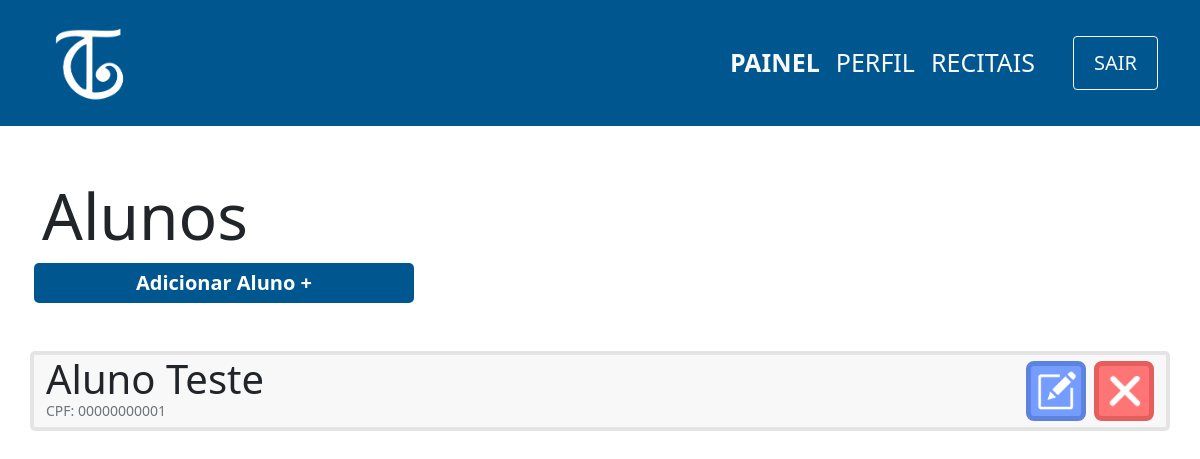
Page /view/aluno/index.php (signed in) on the earlier database version.
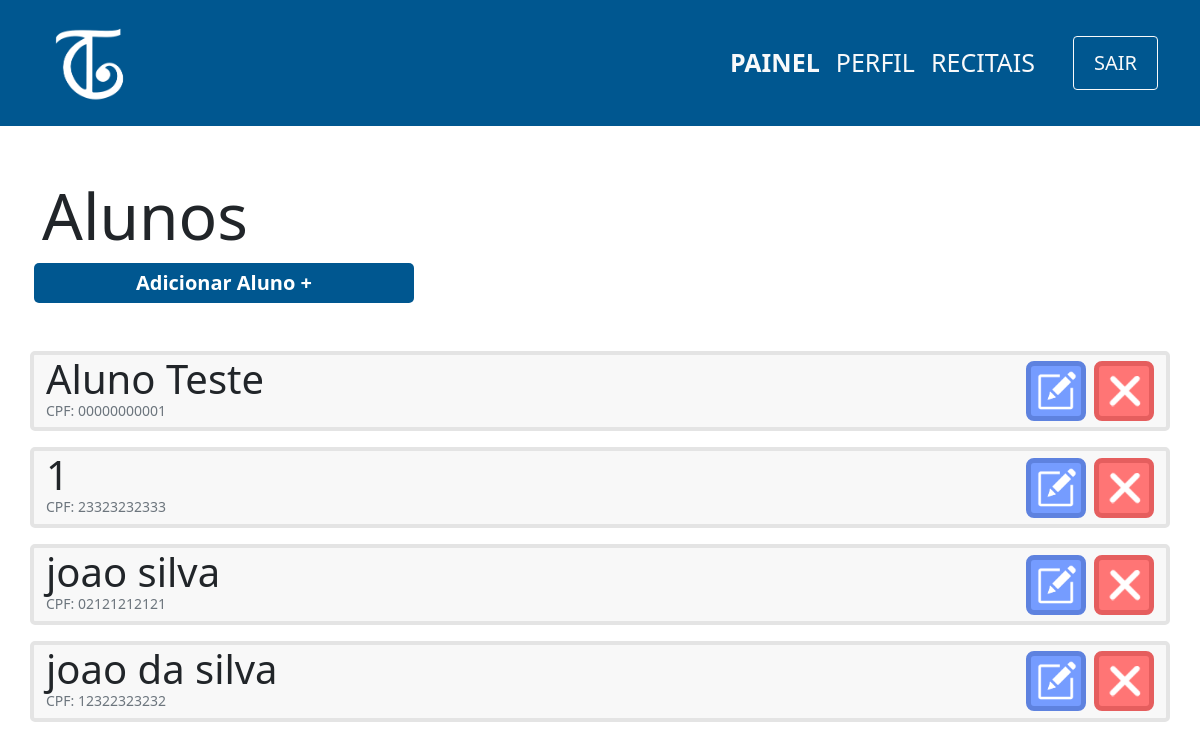
Same page on the later database version.
### tables this page shows
CREATE TABLE aluno(
                id INTEGER PRIMARY KEY,
                cpf varchar(11) not null,
                nome varchar(100) not null,
                username varchar(100) UNIQUE not null,
                responsavel varchar(100),
                data_nasc date not null,
                senha varchar(100) not null,
                email varchar(100) UNIQUE not null                    
            );

### controller/aluno/index.php (called while the page is built)
<?php
    require '../../db/connection.php';
    try {
        $sql=$db->prepare('SELECT nome,id,cpf FROM aluno');
        $sql->execute();
        $alunos=$sql->fetchAll(PDO::FETCH_ASSOC);
    } catch (PDOException $e) {
        echo 'Erro ao executar comando no banco de dados: ' . $e->getMessage();
        exit();
    }

### view/aluno/index.php (the view, shortened to what this page needs)
<?php
    include '../../layouts/navbar.php';
    include '../../controller/aluno/index.php';
?>
<div class="container">
    <div class="row mt-5">
        <h1 class="mt-1 display-3">Alunos</h1>
        <span class="btn-principal col-md-4 col-sm-12 mx-1 text-center mb-5">
            <a href="cadastro.php">Adicionar Aluno +</a>
        </span>
        <?php
            foreach($alunos as $aluno){
                echo'
                    <div class="col-12 card d-flex flex-row mb-3 justify-content-between">
                        <div class="d-flex flex-column">
                            <p class="m-0 display-6">'.$aluno['nome'].'
                            </p>
                            <p class="m-0 text-muted display-3 mb-2" style="font-size:14px">CPF:
                                '.$aluno['cpf'].'
                            </p>
                        </div>
                        <div class="d-flex align-items-center">
                            <button onclick="location.href=\'edit.php?id='.$aluno['id'].'\';" class="btn-editar mx-2">
                                <img src="../../images/edit-icon.png" width=40px>
                            </button>
                            <button onclick="location.href=\'../../controller/aluno/delete.php?id='.$aluno['id'].'\';" class="btn-remover">
                                <img src="../../images/delete-icon.png" width=40px>
                            </button>
                        </div>
                    </div>';
            }
        ?>
    </div>
</div>

### layouts/header.php (shortened to what this page needs)
<?php
    echo'   <!doctype html>
    <html lang="pt-br">
      <head>
        <meta charset="utf-8">
        <meta name="viewport" content="width=device-width, initial-scale=1">
        <link href="https://cdn.jsdelivr.net/npm/bootstrap@5.1.3/dist/css/bootstrap.min.css" rel="stylesheet">
        <script src="https://cdn.jsdelivr.net/npm/bootstrap@5.1.3/dist/js/bootstrap.bundle.min.js"></script>
        <link href="http://fonts.googleapis.com/css?family=Roboto" rel="stylesheet" type="text/css">
        <link href="../../css/style.css" rel="stylesheet" type="text/css">
        <title>Toque Cultural</title>
    </head>
    <style>
        .azul-cultural{
            background-color: #005790;
        }
        .nav-link{
            font-size: 25px;
            font-weight: 300;
        }
        .nav-link:hover{
            text-decoration: underline;
            background-color: #004a7c;
        }
        .active{
            font-weight: 600 !important;
        }
    </style>
    <body>';
?>

### layouts/navbar.php (shortened to what this page needs)
<?php
    include 'header.php';
    echo('
    <nav class="navbar navbar-expand-lg navbar-light azul-cultural">
        <div class="container d-flex flex-md-row flex-sm-column">
            <a class="navbar-brand" href="#"><img src="../../images/logo-2-branco.png" width="100px"></a>
            <div class="justify-content-md-right justify-content-sm-center">
                <button class="navbar-toggler text-white" type="btn-secundario" data-bs-toggle="collapse" data-bs-target="#navbarSupportedContent" aria-controls="navbarSupportedContent" aria-expanded="false" aria-label="Toggle navigation">
                    <span class="navbar-toggler-icon"></span>
                </button>
                <div class="collapse navbar-collapse align-right" id="navbarSupportedContent">
                    <ul class="navbar-nav mr-auto mt-2 mt-lg-0">');
                    if($_SESSION['Acesso']=='adm'){
                        echo('
                        <li class="nav-item">
                            <a class="nav-link text-light" href="../adm/painel.php" id="nav-painel">PAINEL</a>
                        </li>
                        ');
                    }
                    echo('
                        <li class="nav-item">
                            <a class="nav-link text-light" href="#" id="nav-perfil">PERFIL</a>
                        </li>
                        <li class="nav-item" style="margin-right: 30px;">
                            <a class="nav-link text-light" href="#" id="nav-recitais">RECITAIS</a>
                        </li>
                        <form action="../../controller/login/logout.php" method="POST">
                            <input type="submit" class="btn btn-outline-light mt-auto " style="font-size: 20px; height: 100%; padding: 0px 20px;" value="SAIR">
                        </form>
                    </ul>
                </div>
            </div>
        </div>
      </nav>
      ');
?>

### css/style.css (style rules this page uses)
a { text-decoration: none; color:white; }
.btn-principal { background-color: #005790; color:white; padding: 5px 25px; font-weight: 600; font-size:20px; border:none; border-radius:5px; cursor: pointer; text-decoration: none; }
.card { background-color:#F8F8F8; border: 4px solid #E4E4E4; border-radius: 5px; }
.btn-editar { background-color:#759CFF; border: 5px solid #5E82DF; color:white; border-radius:8px; width:60px; height:60px; cursor: pointer; }
.btn-remover { background-color:#FF7575; border: 5px solid #E55E5E; color:white; border-radius:8px; width:60px; height:60px; cursor: pointer; }

### layouts/header.php (style rules this page uses)
.azul-cultural { background-color: #005790; }
.nav-link { font-size: 25px; font-weight: 300; }
.active { font-weight: 600 !important; }

Differences in the rows shown:
added aluno: nome "1", cpf "23323232333"
added aluno: nome "joao silva", cpf "02121212121"
added aluno: nome "joao da silva", cpf "12322323232"
